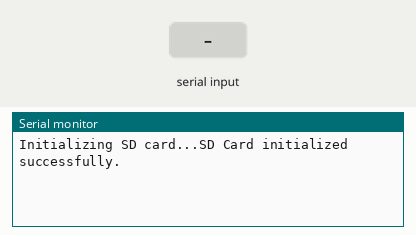
Recording of a sketch running on a simulated ESP32. Parts: the last lines printed to the serial monitor. Inputs (shaded band) come from the test bench. Storage starts empty.

Above: at 1.2 s.
1.3 s: "/READ\n" received over Serial
At 1.8 s:
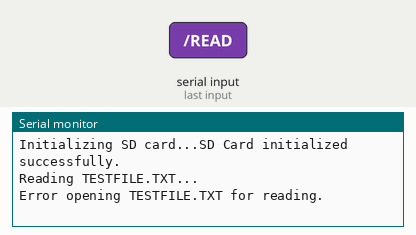
2.8 s: "1\n" received over Serial
At 4.0 s:
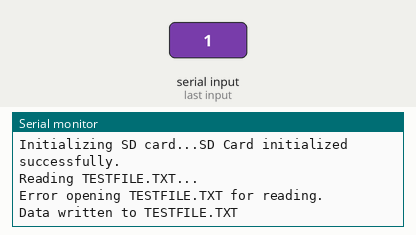
4.3 s: "/READ\n" received over Serial
At 5.4 s:
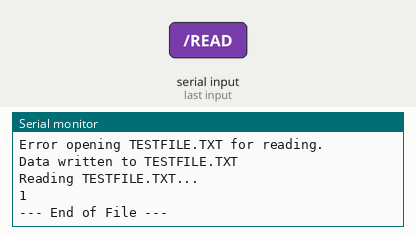

The sketch:

SD_Arduino_read_write_.ino
```cpp
#include <SPI.h>
#include <SD.h>

#define SD_CS 26  // Chip Select pin for SD card

void setup() {
    Serial.begin(115200);

    // Initialize SD card
    Serial.print("Initializing SD card...");
    if (!SD.begin(SD_CS)) {
        Serial.println("SD Card initialization failed!");
        return;
    }
    Serial.println("SD Card initialized successfully.");
}

void loop() {
    // Check if data is available from Serial Monitor
    if (Serial.available() > 0) {
        // Read user input
        String inputString = Serial.readStringUntil('\n');
        inputString.trim(); // Remove any accidental whitespace

        if (inputString.equalsIgnoreCase("/READ")) {
            // Read and display the file contents
            Serial.println("Reading TESTFILE.TXT...");
            File myFile = SD.open("TESTFILE.TXT");

            if (myFile) {
                while (myFile.available()) {
                    Serial.write(myFile.read());  // Print file content to Serial Monitor
                }
                myFile.close();
                Serial.println("\n--- End of File ---");
            } else {
                Serial.println("Error opening TESTFILE.TXT for reading.");
            }
        } else {
            // Write inputString to the SD card file
            File myFile = SD.open("TESTFILE.TXT", FILE_WRITE);

            if (myFile) {
                myFile.println(inputString);  // Append the input text
                myFile.close();
                Serial.println("Data written to TESTFILE.TXT");
            } else {
                Serial.println("Error opening TESTFILE.TXT for writing.");
            }
        }
    }
}
```

Measured:
- after the input at 1.3 s, the serial monitor: prints a new line at once (image 1)
- after the input at 2.8 s, the serial monitor: prints a new line at once (image 2)
- after the input at 4.3 s, the serial monitor: prints a new line at once (image 3)
